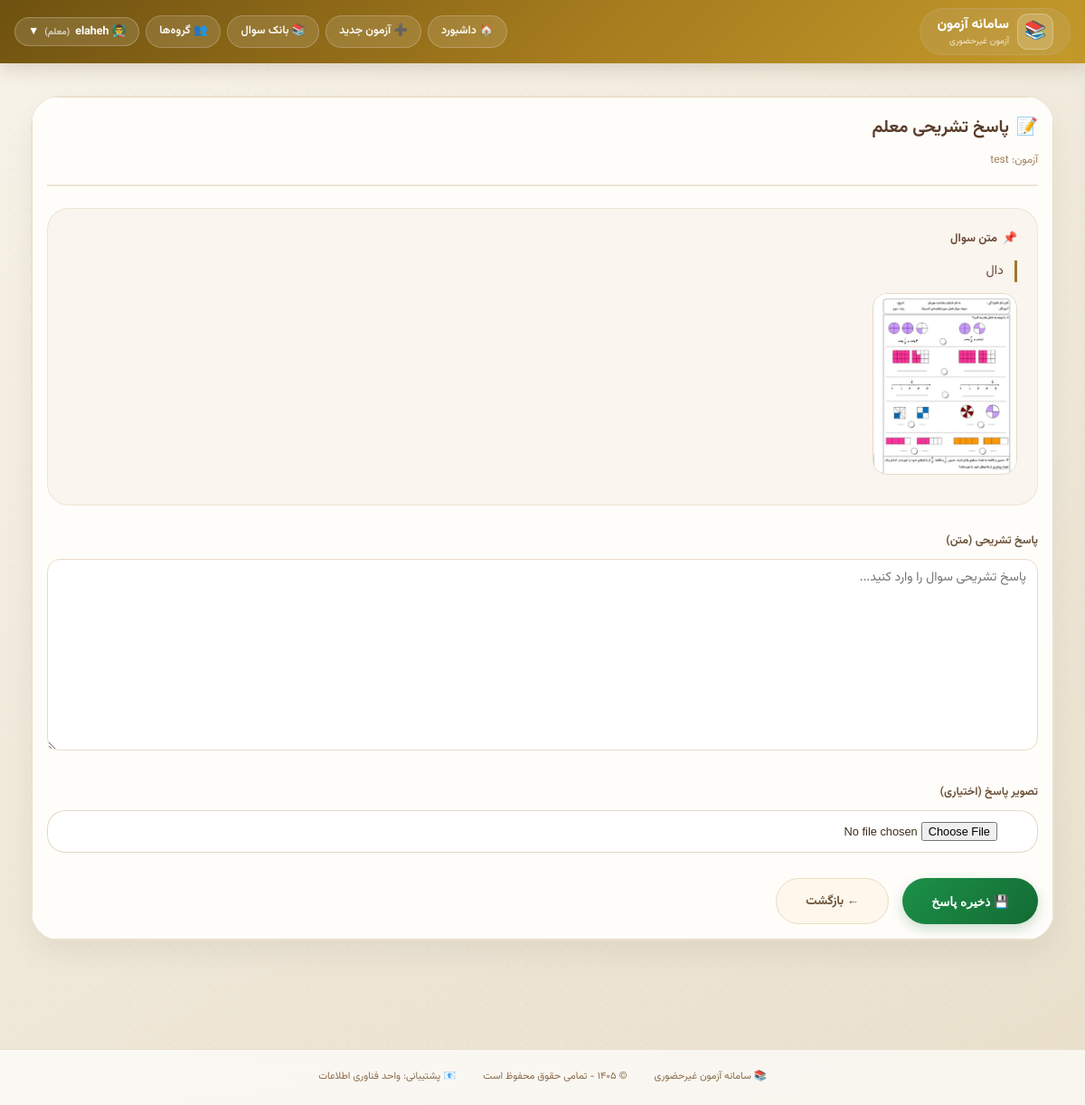
The app's page /teacher/exam/22/question/55/teacher-answer/ (signed in) with its own data.
### accounts/models.py (models this page shows, shortened)
class User(AbstractUser):
    ROLE_CHOICES = [
        ('admin', 'ادمین'),
        ('teacher', 'معلم'),
        ('student', 'دانش‌آموز'),
    ]
    role = models.CharField(max_length=10, choices=ROLE_CHOICES, default='student')
    grade = models.ForeignKey(Grade, on_delete=models.SET_NULL, null=True, blank=True)
    student_code = models.CharField(max_length=10, unique=True, null=True, blank=True)
    phone = models.CharField(max_length=15, blank=True)

### exams/models.py (models this page shows, shortened)
class Exam(models.Model):
    title = models.CharField(max_length=200)
    teacher = models.ForeignKey(settings.AUTH_USER_MODEL, on_delete=models.CASCADE,
                                limit_choices_to={'role': 'teacher'})
    grade = models.ForeignKey(Grade, on_delete=models.CASCADE)
    duration_minutes = models.IntegerField()
    start_time = models.DateTimeField()
    end_time = models.DateTimeField()
    students = models.ManyToManyField(settings.AUTH_USER_MODEL, related_name='exams',
                                      limit_choices_to={'role': 'student'})
    is_active = models.BooleanField(default=True)
    show_score_to_student = models.BooleanField(default=False)
    created_at = models.DateTimeField(auto_now_add=True)
    random_questions = models.BooleanField(default=False)
    enable_anti_cheat = models.BooleanField(default=True, verbose_name="فعال کردن سیستم تشخیص تقلب")
    prevent_tab_switch = models.BooleanField(default=True, verbose_name="جلوگیری از تغییر تب")
    prevent_copy_paste = models.BooleanField(default=True, verbose_name="جلوگیری از کپی/پیست")
    track_ip = models.BooleanField(default=True, verbose_name="ردیابی IP")
    TIMER_TYPE_CHOICES = [
        ('floating', 'تایم شناور (از لحظه شروع دانش‌آموز)'),
        ('fixed', 'تایم ثابت (همه تا زمان پایان مشخص)'),
    ]
    timer_type = models.CharField(
        max_length=20,
        choices=TIMER_TYPE_CHOICES,
        default='floating',
        verbose_name="نوع تایمر"
    )
    show_questions_mode = models.CharField(
        max_length=20,
        choices=[('all', 'همه سوالات در یک صفحه'), ('one_by_one', 'هر سوال در یک صفحه')],
        default='one_by_one',
        verbose_name="نحوه نمایش سوالات"
    )
    show_back_button = models.BooleanField(default=True, verbose_name="نمایش دکمه بازگشت به سوال قبلی")
    allow_teacher_answer = models.BooleanField(default=True, verbose_name="معلم می‌تواند پاسخ تشریحی وارد کند")
    show_answers_after_exam = models.BooleanField(default=False,
                                                  verbose_name="نمایش پاسخ صحیح به دانش‌آموز بعد از اتمام")

class Question(models.Model):
    QUESTION_TYPES = [
        ('true_false', 'صحیح/غلط'),
        ('multiple_choice', 'تستی'),
        ('fill_blank', 'جاخالی'),
        ('short_answer', 'پاسخ کوتاه'),
        ('long_answer', 'پاسخ بلند'),
        ('image_answer', 'پاسخ تصویری'),
        ('matching', 'وصل کردنی'),
    ]
    exam = models.ForeignKey(Exam, on_delete=models.CASCADE, related_name='questions')
    text = models.TextField(blank=True)
    image = models.ImageField(upload_to='question_images/', null=True, blank=True)
    question_type = models.CharField(max_length=20, choices=QUESTION_TYPES)
    max_score = models.DecimalField(max_digits=10, decimal_places=2, default=1.0)
    order = models.IntegerField(default=0)
    options = models.JSONField(default=list, blank=True)
    options_type = models.CharField(max_length=10,
                                    choices=[('text', 'متن'), ('image', 'تصویر'), ('mixed', 'متن+تصویر')],
                                    default='text')
    correct_answer = models.TextField(blank=True, null=True)
    blanks = models.JSONField(default=list, blank=True)
    matching_pairs = models.JSONField(default=list, blank=True)
    allow_image_answer = models.BooleanField(default=False)
    class Meta:
        ordering = ['order']

### teacher_panel/views.py (the view, shortened to what this page needs)
# urls.py: path('exam/<int:exam_id>/question/<int:question_id>/teacher-answer/', views.add_teacher_answer,
@login_required
def add_teacher_answer(request, exam_id, question_id):
    exam = get_object_or_404(Exam, id=exam_id, teacher=request.user)
    question = get_object_or_404(Question, id=question_id, exam=exam)
    check_teacher_access(request.user, exam)
    return render(request, 'teacher_panel/add_teacher_answer.html', {
        'exam': exam,
        'question': question,
        'teacher_answer': TeacherAnswer.objects.filter(question=question).first(),
    })

### exams/context_processors.py (called while the page is built)
def announcements(request):
    user = getattr(request, 'user', None)
    if user is None or not getattr(user, 'is_authenticated', False) or user.role != 'student':
        return {}
    qs = Announcement.objects.filter(Q(grade__isnull=True) | Q(grade_id=user.grade_id))
    return {'bell_announcements': list(qs[:8]), 'bell_count': qs.count()}

### teacher_panel/views.py (called while the page is built)
def check_teacher_access(user, exam=None):
    if user.role != 'teacher':
        raise PermissionDenied('شما دسترسی معلم ندارید')
    if exam and exam.teacher != user:
        raise PermissionDenied('شما به این آزمون دسترسی ندارید')
    return True

### templates/teacher_panel/add_teacher_answer.html (shortened to what this page needs)
{% extends 'base.html' %}
{% load static %}
{% block content %}
<div class="container">
    <div class="glass-card">
        <div class="card">
            <div class="card-header">
                <h3>
                    <span>📝</span>
                    پاسخ تشریحی معلم
                </h3>
                <p>آزمون: {{ exam.title }}</p>
            </div>
            <div class="question-box">
                <div class="question-label">
                    <span>📌</span> متن سوال
                </div>
                <div class="question-text">
                    {{ question.text|default:"متن سوال وارد نشده"|linebreaksbr }}
                </div>
                {% if question.image %}
                    <img src="{{ question.image.url }}" class="question-image" alt="تصویر سوال">
                {% endif %}
            </div>
            <form method="post" enctype="multipart/form-data">
                <div class="form-group">
                    <label>پاسخ تشریحی (متن)</label>
                    <textarea name="answer_text" rows="8" placeholder="پاسخ تشریحی سوال را وارد کنید...">{{ teacher_answer.answer_text|default:'' }}</textarea>
                </div>
                <div class="form-group">
                    <label>تصویر پاسخ (اختیاری)</label>
                    <input type="file" name="answer_image" accept="image/*">
                </div>
                <div class="form-actions">
                    <button type="submit" class="btn-save">
                        💾 ذخیره پاسخ
                    </button>
                    <a href="{% url 'edit_exam' exam.id %}" class="btn-back">
                        ← بازگشت
                    </a>
                </div>
            </form>
        </div>
    </div>
</div>
{% endblock %}

### templates/base.html (shortened to what this page needs)
<!DOCTYPE html>
<html dir="rtl" lang="fa">
<head>
    {% load static %}
    <link rel="stylesheet" href="{% static 'css/site.css' %}?v=1">
</head>
<body>
<div class="navbar">
    <div class="nav-container">
        <div class="logo">
            <span class="logo-icon">📚</span>
            <div>
                <div class="logo-text">سامانه آزمون</div>
                <div class="logo-sub">آزمون غیرحضوری</div>
            </div>
        </div>
        <div class="nav-links">
            {% if user.is_authenticated %}
                {% if user.role == 'admin' %}
                    <a href="{% url 'admin_dashboard' %}" class="nav-link">🏠 داشبورد</a>
                    <a href="{% url 'manage_users' %}" class="nav-link">👥 مدیریت کاربران</a>
                    <a href="{% url 'manage_exams' %}" class="nav-link">📋 مدیریت آزمون‌ها</a>
                    <a href="{% url 'system_logs' %}" class="nav-link">📜 لاگ سیستم</a>
                {% elif user.role == 'teacher' %}
                    <a href="{% url 'teacher_dashboard' %}" class="nav-link">🏠 داشبورد</a>
                    <a href="{% url 'create_exam' %}" class="nav-link">➕ آزمون جدید</a>
                    <a href="{% url 'question_bank' %}" class="nav-link">📚 بانک سوال</a>
                    <a href="{% url 'groups' %}" class="nav-link">👥 گروه‌ها</a>
                {% endif %}
                <div class="dropdown" id="userDropdown">
                    <button class="dropdown-btn" id="dropdownBtn">
                        {% if user.role == 'admin' %}🛡️
                        {% elif user.role == 'teacher' %}👨‍🏫
                        {% else %}👤{% endif %}
                        {{ user.get_full_name|default:user.username }}
                        <span style="font-size: 10px; opacity: 0.7;">
                            ({% if user.role == 'admin' %}ادمین{% elif user.role == 'teacher' %}معلم{% else %}دانش‌آموز{% endif %})
                        </span>
                        ▼
                    </button>
                </div>
            {% else %}
                <a href="{% url 'login' %}" class="nav-link">🔐 ورود</a>
            {% endif %}
        </div>
    </div>
</div>
<div class="main-content">
    {% block content %}{% endblock %}
</div>
<div class="footer">
    <div class="footer-content">
        <span>📚 سامانه آزمون غیرحضوری</span>
        <span>© ۱۴۰۵ - تمامی حقوق محفوظ است</span>
        <span>📧 پشتیبانی: واحد فناوری اطلاعات</span>
    </div>
</div>
</body>
</html>

### static/css/site.css (style rules this page uses)
@media screen { :root { --bg1: #f8f3e9; --bg2: #e9dfcb; --card: #fffdfa; --card2: #fdf7ec; --ink: #3d2c1c; --ink2: #6d543a; --ink3: #9c8568; --line: #e9dcc4; --line2: #f3ead9; --gold: #c49a2b; --gold2: #a67c1e; --gold3: #7d5d10; --goldsoft: #fdf4de; --ok: #157a3b; --oksoft: #e7f6ec; --okline: #b9e2c6; --warn: #b96c07; --warnsoft: #fff3e0; --warnline: #f3d3a4; --err: #bd2222; --errsoft: #fdecec; --errline: #f2c4c4; --r-lg: 20px; --r-md: 14px; --r-sm: 10px; --sh1: 0 1px 2px rgba(80, 55, 30, .05), 0 6px 18px rgba(80, 55, 30, .06); } }
@media screen { html { -webkit-text-size-adjust: 100%; } }
@media screen { body { background-image: radial-gradient(rgba(140, 105, 20, .05) 1px, transparent 1.4px), linear-gradient(150deg, var(--bg1) 0%, var(--bg2) 100%); background-size: 22px 22px, auto; background-attachment: fixed; color: var(--ink); font-family: 'Vazirmatn', 'Segoe UI', Tahoma, system-ui, sans-serif; line-height: 1.85; } }
@media screen { body::before { content: none; } }
@media screen { h1, h2, h3, h4 { color: var(--ink); } }
@media screen { a { color: var(--gold3); } }
@media screen { .navbar { position: sticky; top: 0; z-index: 900; background: linear-gradient(135deg, #6f5210, #a67c1e 55%, #c49a2b); border: none; box-shadow: 0 6px 20px rgba(80, 55, 30, .18); backdrop-filter: none; border-radius: 0; } }
@media screen { .nav-container { max-width: 1240px; margin: 0 auto; display: flex; align-items: center; gap: 12px; padding: 9px 16px; } }
@media screen { .logo { display: flex; align-items: center; gap: 9px; } }
@media screen { .logo-icon { width: 40px; height: 40px; font-size: 1.25rem; background: rgba(255, 255, 255, .16); border: 1px solid rgba(255, 255, 255, .28); border-radius: 12px; display: grid; place-items: center; } }
@media screen { .logo-text { color: #fff; font-weight: 800; font-size: .95rem; line-height: 1.4; } }
@media screen { .logo-sub { color: rgba(255, 255, 255, .78); font-size: .62rem; line-height: 1.4; } }
@media screen { .nav-links { display: flex; align-items: center; gap: 7px; flex-wrap: wrap; } }
@media screen { .nav-link { color: rgba(255, 255, 255, .94); text-decoration: none; background: rgba(255, 255, 255, .12); border: 1px solid rgba(255, 255, 255, .2); padding: 5px 14px; border-radius: 999px; font-size: .78rem; font-weight: 600; transition: .15s; white-space: nowrap; } }
@media screen { .dropdown-btn { display: inline-flex; align-items: center; gap: 6px; cursor: pointer; color: #fff; background: rgba(255, 255, 255, .12); border: 1px solid rgba(255, 255, 255, .25); padding: 5px 14px; border-radius: 999px; font-size: .78rem; font-weight: 700; font-family: inherit; } }
@media screen { input[type=text], input[type=search], input[type=password], input[type=number], input[type=email], input[type=date], input[type=datetime-local], select, textarea { background: #fff; border: 1.5px solid var(--line); border-radius: var(--r-md); padding: 9px 12px; font-size: .88rem; color: var(--ink); font-family: inherit; transition: .15s; line-height: 1.7; } }
@media screen { label { font-size: .78rem; font-weight: 700; color: var(--ink2); } }
@media screen { a[class*="btn-"], a.btn { text-decoration: none; } }
@media screen { .form-group input, .input-box input, .input-wrap input { padding: 12px 44px 12px 16px; } }
@media screen { .btn-success, .btn-results, .btn-save, .btn-submit, .btn-answers { background: linear-gradient(135deg, #1c9149, #136b33); color: #fff; border-color: transparent; box-shadow: 0 5px 14px rgba(19, 107, 51, .22); } }
@media screen { .btn-secondary, .btn-print, .btn-toggle, .btn-back { background: var(--card2); color: var(--ink2); border: 1.5px solid var(--line); } }
@media screen { .card, .welcome-card, .filter-card, .report-card, .panel, .box { background: var(--card); border: 1px solid var(--line); border-radius: var(--r-lg); box-shadow: var(--sh1); padding: 16px; } }
@media screen { .exam-card, .stat-card, .btn, .nav-link, .group-chip { transition: all .18s ease; } }
@media screen { .container, .container-custom, .container-dashboard { max-width: 1240px; margin: 0 auto; padding: 16px 14px 60px; } }

### records on screen
User: get_full_name "elaheh"
Exam: title "test"
Question: text "دال", image (picture)
